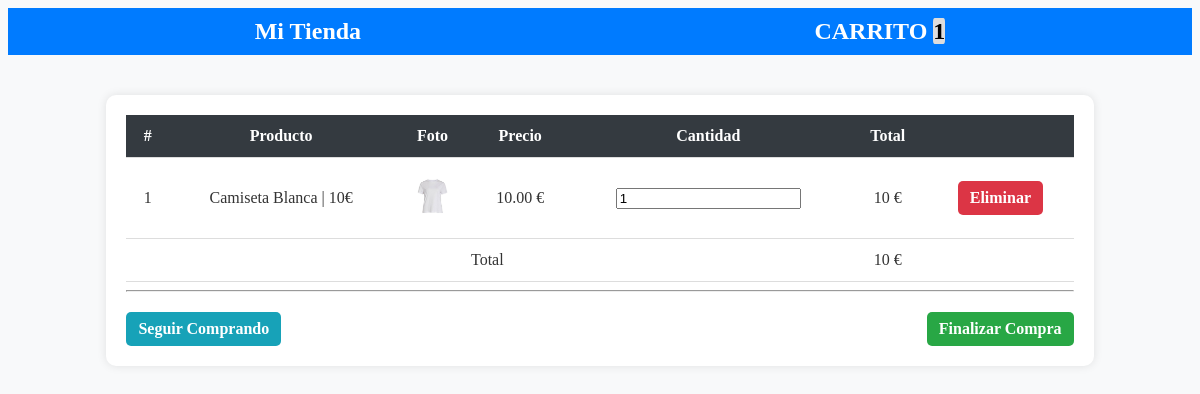
Page /carrito.php?id=2 on the committed database.
### tables this page shows
CREATE TABLE `productos` (
  `id` int(11) NOT NULL,
  `titulo` varchar(80) NOT NULL,
  `descripcion` varchar(300) NOT NULL,
  `foto` varchar(100) NOT NULL,
  `precio` decimal(10,2) NOT NULL,
  `categoria_id` int(10) NOT NULL,
  `fecha` date NOT NULL,
  `estado` int(11) NOT NULL DEFAULT '1'
);

### funciones.php (called while the page is built, shortened)
<?php
function calcularTotal() {
    $total = 0;
    if (isset($_SESSION['carrito'])) {
        foreach ($_SESSION['carrito'] as $indice => $value) {
            $total += $value['precio'] * $value['cantidad'];
        }
    }
    return $total;
}
function cantidadProducto() {
    $cantidad = 0;
    if (isset($_SESSION['carrito'])) {
        foreach ($_SESSION['carrito'] as $indice => $value) {
            $cantidad++;
        }
    }
    return $cantidad;
}

### src/Producto.php (called while the page is built, shortened)
<?php
class Producto{
    private $cn = null;
    public function __construct(){
        $this->config = parse_ini_file(__DIR__.'/../config.ini') ;
        $this->cn = new \PDO( $this->config['dns'], $this->config['usuario'], $this->config['clave'], array(
            \PDO::MYSQL_ATTR_INIT_COMMAND => 'SET NAMES utf8'
        ));
    }
    public function mostrarPorId($id){
        $sql = "SELECT * FROM `productos` WHERE `id`=:id ";
        $resultado = $this->cn->prepare($sql);
        $_array = array(
            ":id" =>  $id
        );
        if ($resultado->execute($_array))
            return $resultado->fetch();
        return false;
    }
}

### carrito.php (the view, shortened to what this page needs)
<?php
require 'funciones.php';
if(isset($_GET['id']) && is_numeric($_GET['id'])){
    $id = $_GET['id'];
    $producto = new Kawschool\Producto;
    $resultado = $producto->mostrarPorId($id);
}
?>
<!DOCTYPE html>
<html lang="en">
  <head>
    <link rel="stylesheet" href="assets/css/estilos.css">
  </head>
  <body>
    <nav>
        <ul>
            <li>
                <a href="index.php">Mi Tienda</a>
            </li>
            <li>
                <a href="carrito.php">CARRITO <span class="badge"><?php print cantidadProducto(); ?></span></a>
            </li>
        </ul>
    </nav>
    <div class="main">
            <table>
                  <thead>
                    <tr>
                      <th>#</th>
                      <th>Producto</th>
                      <th>Foto</th>
                      <th>Precio</th>
                      <th>Cantidad</th>
                      <th>Total</th>
                      <th></th>
                    </tr>
                  </thead>
                  <tbody>
                      <?php
                        if(isset($_SESSION['carrito']) && !empty($_SESSION['carrito'])){
                            $c=0;
                            foreach($_SESSION['carrito'] as $indice => $value){
                                $c++;
                                $total = $value['precio'] * $value['cantidad'];
                      ?>
                        <tr>
                            <form action="actualizar_carrito.php" method="post">
                                <td><?php print $c ?></td>
                                <td><?php print $value['titulo']  ?></td>
                                <td>
                                    <?php
                                        $foto = 'upload/'.$value['foto'];
                                        if(file_exists($foto)){
                                        ?>
                                        <img src="<?php print $foto; ?>" width="35">
                                    <?php }else{?>
                                        <img src="assets/imagenes/not-found.jpg" width="35">
                                    <?php }?>
                                </td>
                                <td><?php print $value['precio']  ?> €</td>
                                <td>
                                    <input type="text" name="cantidad" class="form-control u-size-100" value="<?php print $value['cantidad'] ?>">
                                </td>
                                <td>
                                    <?php print $total  ?> €
                                </td>
                                <td>
                                    <a href="eliminar_carrito.php?id=<?php print $value['id']  ?>" class="btn btn-danger btn-xs">Eliminar
                                    </a>
                                </td>
                            </form>
                        </tr>
                    <?php
                        }
                        }else{
                    ?>
                        <tr>
                            <td colspan="7">NO HAY PRODUCTOS EN EL CARRITO</td>
                        </tr>
                    <?php
                        }
                    ?>
                </tbody>
                <tfoot>
                        <tr>
                            <td colspan="5" class="text-right">Total</td>
                            <td><?php print calcularTotal(); ?> €</td>
                            <td></td>
                        </tr>
                </tfoot>
            </table>
            <hr>
            <?php
                if(isset($_SESSION['carrito']) && !empty($_SESSION['carrito'])){
            ?>
            <div class="finalizar">
                    <div class="">
                        <a href="index.php" class="btn btn-info">Seguir Comprando</a>
                    </div>
                    <div class="">
                        <a href="finalizar.php" class="btn btn-success">Finalizar Compra</a>
                    </div>
            </div>
            <?php
                }
            ?>
    </div>
  </body>
</html>

### assets/css/estilos.css (style rules this page uses)
body { background-color: #f8f9fa; color: #333; }
.badge { background-color: #dddddd; color:black; border-radius:15%; }
nav { display: flex; background-color: #007bff; border: none; padding: 10px 20px; }
nav ul { display: flex; justify-content: space-around; align-items: center; width: 100%; margin: 0; padding: 0; }
nav ul li { list-style: none; }
nav ul li a { font-size: 1.5rem; text-decoration: none; color: white; font-weight: bold; padding: 10px 15px; transition: color 0.3s ease-in-out; }
.main { width: 80%; margin: 40px auto; background-color: #ffffff; padding: 20px; box-shadow: 0px 0px 10px rgba(0, 0, 0, 0.1); border-radius: 10px; }
table { width: 100%; border-collapse: collapse; }
thead { background-color: #343a40; color: white; }
th, td { padding: 12px; text-align: center; border-bottom: 1px solid #ddd; }
.btn { padding: 8px 12px; border-radius: 5px; text-decoration: none; font-weight: bold; cursor: pointer; display: inline-block; }
.btn-success { background-color: #28a745; color: white; }
.btn-danger { background-color: #dc3545; color: white; }
.btn-info { background-color: #17a2b8; color: white; }
img { border-radius: 5px; }
.finalizar { display: flex; justify-content: space-between; margin-top: 20px; }

### rows in the picture
productos: titulo "Camiseta Blanca | 10€", foto (picture), precio "10.00", cantidad "1", total "10"

### other values in the picture
cantidadProducto() "1"
calcularTotal() "10"
